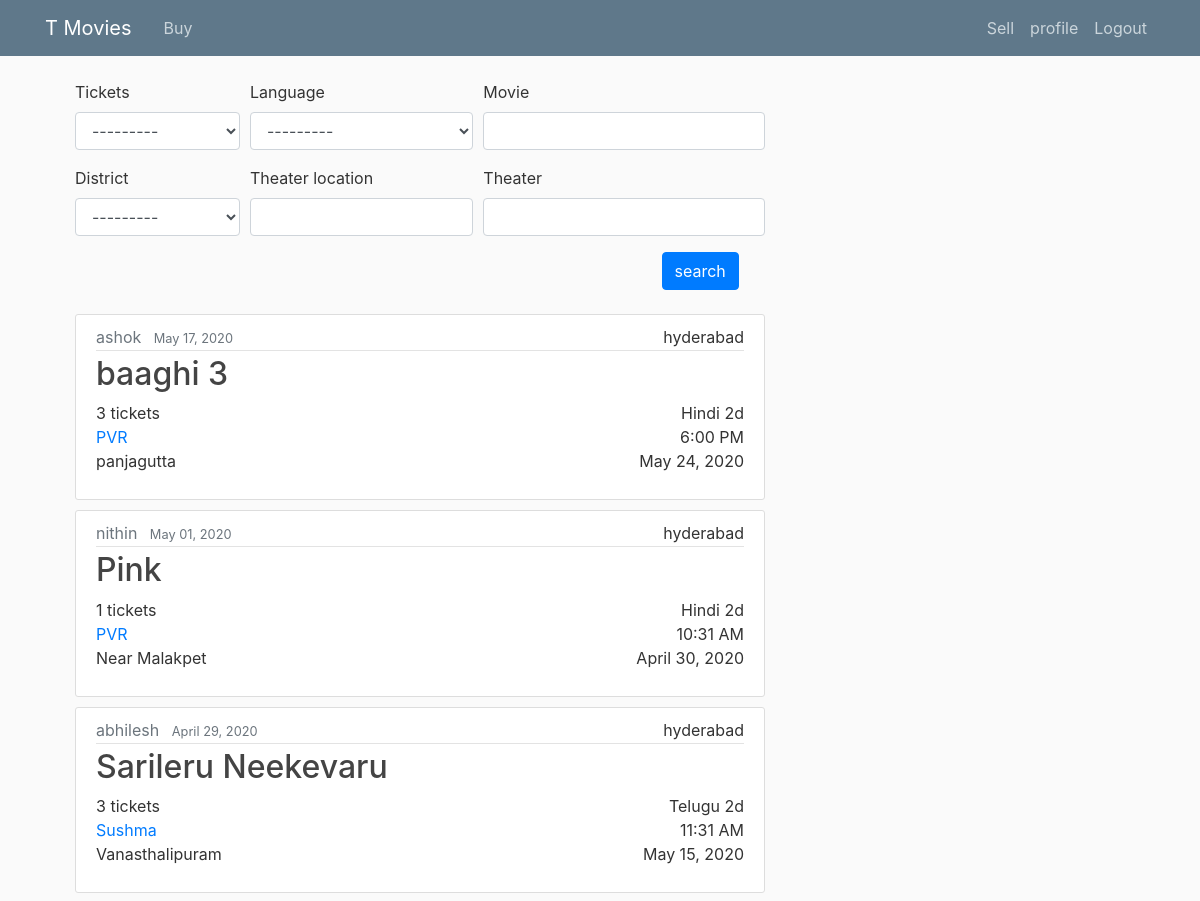
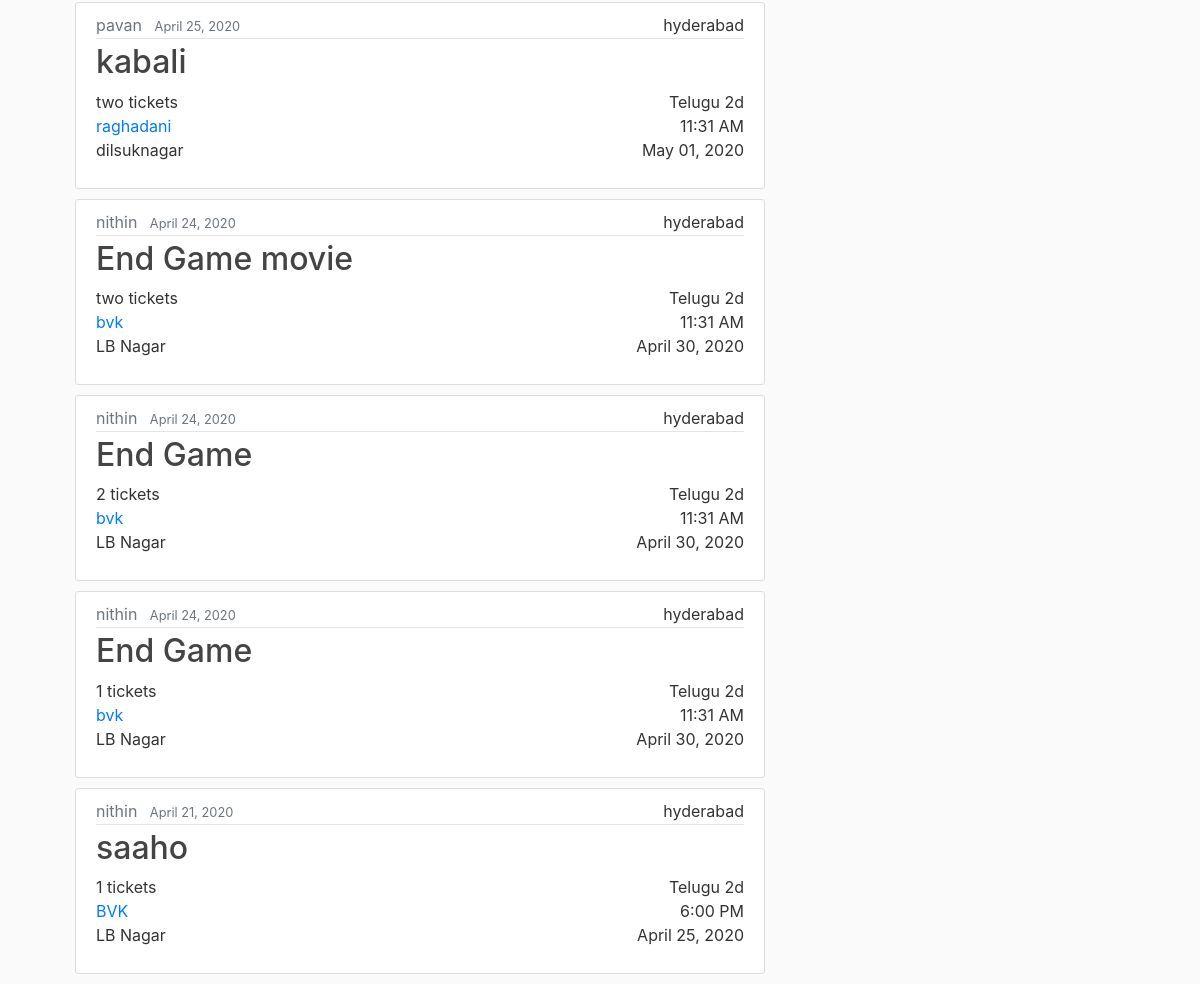
The app's page / (signed in) with its own data (2 pictures, top to bottom).
### post/models.py (models this page shows, shortened)
class Post(models.Model):
    movie= models.CharField(max_length=100)
    date_posted = models.DateTimeField(default=timezone.now)
    release_date=models.DateTimeField(blank=True,null=True)
    show_date=models.DateTimeField()
    cost=models.IntegerField()
    no_tickets=[
        ('1','1'),
        ('2','2'),
        ('3','3'),
        ('4','4'),
        ('5','5'),
        ('6','6'),
    ]
    tickets=models.CharField(max_length=10,choices=no_tickets,default='two')
    seatNo=models.CharField(max_length=100)
    theater=models.CharField(max_length=100)
    district_choice=[
        ('adilabad','Adilabad'),
        ('kothagudem','Kothagudem'),
        ('hyderabad','Hyderabad'),
        ('jagitial','Jagitial'),
        ('bhupalpalle','Bhupalpalle'),
        ('gadwal','Gadwal'),
        ('kamareddy','Kamareddy'),
        ('karimnagar','Karimnagar'),
        ('khammam','Khammam'),
        ('komaram bheem','Komaram Bheem'),
        ('mahabubabad','Mahabubabad'),
        ('mahabubnagar','Mahabubnagar'),
        ('mancherial','Mancherial'),
        ('medak','Medak'),
        ('medchal','Medchal'),
        ('mulugu','Mulugu'),
        ('nagarkurnool','Nagarkurnool'),
        ('narayanpet','Narayanpet'),
        ('nalgonda','Nalgonda'),
        ('nirmal','Nirmal'),
        ('nizamabad','Nizamabad'),
        ('peddapalli','Peddapalli'),
        ('sircilla','Sircilla'),
        ('ranga Reddy','Ranga Reddy'),
        ('sangareddy','Sangareddy'),
        ('siddipet','Siddipet'),
        ('suryapet','Suryapet'),
        ('vikarabad','Vikarabad'),
        ('wanaparthy','Wanaparthy'),
        ('warangal','Warangal'),
        ('yadadri bhuvanagiri','Yadadri Bhuvanagiri'),
    ]
    district=models.CharField(max_length=20,choices=district_choice,default='hyderabad')
    theater_location=models.TextField()
    cast=models.CharField(max_length=100)
    language_Choice=[
        ('Telugu','Telugu'),
        ('Hindi','Hindi'),
        ('English','English'),
        ('Malayalam','Malayalam'),
        ('kannada','kannada'),
    ]
    language=models.CharField(max_length=10, choices=language_Choice,default='Telugu')
    movie_Type=[
        ('2d','2D'),
        ('3d','3D'),
        ('imax2d','IMAX 2D'),
        ('imax3d','IMAX 3D'),
        ('4dx','4DX'),
        ('4dx3d','4DX 3D'),
        ('mx4d','MX4D'),
    ]
    movie_type=models.CharField(max_length=7, choices=movie_Type,default='2d')
    seller=models.ForeignKey(User,on_delete=models.CASCADE)

### post/views.py (the view)
class PostListView(ListView):
    model= Post
    context_object_name='posts'
    ordering=['-date_posted']
    paginate_by=20
    def get_context_data(self,**kwarags):
        context = super().get_context_data(**kwarags)
        context['filter']= PostFilter(self.request.GET,queryset=self.get_queryset())
        return context

### post/templates/post/post_list.html (shortened to what this page needs)
{% extends "post/base.html" %}
{% load crispy_forms_tags %}
{% block content %}
    <form method='GET'>
        <div class="form-row">
            <div class="form-group col-md-3 mb-0">
                {{ filter.form.tickets|as_crispy_field }}
            </div>
            <div class="form-group col-md-4 mb-0">
                {{ filter.form.language|as_crispy_field }}
            </div>
            <div class="form-group col-md-5 mb-0">
                {{ filter.form.movie|as_crispy_field }}
            </div>
            <div class="form-group col-md-3 mb-0">
                {{ filter.form.district|as_crispy_field }}
            </div>
            <div class="form-group col-md-4 mb-0">
                {{ filter.form.theater_location|as_crispy_field }}
            </div>
            <div class="form-group col-md-5 mb-0">
                {{ filter.form.theater|as_crispy_field }}
            </div>
        </div>
        <button type="submit" style="margin-left:85%;" class='btn btn-primary mb-4 '>search</button>
    </form>
    {% for post in filter.qs %}
        <article class="media content-section" onclick="window.location.href='{% url 'post_detail' post.id %}';"  >
            <div class="media-body">
                <div class="article-metadata">
                    <a class="text-muted mr-2" href="{%url 'user_posts' post.seller.username %}">{{ post.seller }}</a>
                    <small class="text-muted">{{ post.date_posted|date:"N d, Y" }}</small>
                    <div class="float-right">{{post.district}}</div>
                </div>
                <h2><a class="article-title" href="{%url 'movie_posts' post.movie %}">{{ post.movie }}</a></h2>
                <div class="float-right">{{post.language}} {{post.movie_type}}</div>
                <a>{{post.tickets}} tickets</a>
                <br>
                <div class="float-right">{{post.show_date|time:"g:i A"}}</div>
                <a class="article-content" href="#">{{ post.theater }}</a>
                <br>
                <div class="float-right">{{post.show_date|date:"N d, Y"}}</div>
                <p class="article-content">{{ post.theater_location }}</p>
            </div>
        </article>
    {% endfor %}
{% endblock content %}

### post/static/post/main.css (style rules this page uses)
body { background: #fafafa; color: #333333; margin-top: 5rem; }
h1, h2, h3, h4, h5, h6 { color: #444444; }
.content-section { background: #ffffff; padding: 10px 20px; border: 1px solid #dddddd; border-radius: 3px; margin-bottom: 10px; }
.article-title { color: #444444; }
.article-content { white-space: pre-line; }
.article-metadata { padding-bottom: 1px; margin-bottom: 4px; border-bottom: 1px solid #e3e3e3; }

### records on screen
Post: seller "ashok", date_posted "May 17, 2020", district "hyderabad", movie "baaghi 3", language "Hindi", movie_type "2d", tickets "3", show_date "6:00 PM", theater "PVR", show_date "May 24, 2020", theater_location "panjagutta"
Post: seller "nithin", date_posted "May 01, 2020", district "hyderabad", movie "Pink", language "Hindi", movie_type "2d", tickets "1", show_date "10:31 AM", theater "PVR", show_date "April 30, 2020", theater_location "Near Malakpet"
Post: seller "abhilesh", date_posted "April 29, 2020", district "hyderabad", movie "Sarileru Neekevaru", language "Telugu", movie_type "2d", tickets "3", show_date "11:31 AM", theater "Sushma", show_date "May 15, 2020", theater_location "Vanasthalipuram"
Post: seller "pavan", date_posted "April 25, 2020", district "hyderabad", movie "kabali", language "Telugu", movie_type "2d", tickets "two", show_date "11:31 AM", theater "raghadani", show_date "May 01, 2020", theater_location "dilsuknagar"
Post: seller "nithin", date_posted "April 24, 2020", district "hyderabad", movie "End Game movie", language "Telugu", movie_type "2d", tickets "two", show_date "11:31 AM", theater "bvk", show_date "April 30, 2020", theater_location "LB Nagar"
Post: seller "nithin", date_posted "April 24, 2020", district "hyderabad", movie "End Game", language "Telugu", movie_type "2d", tickets "2", show_date "11:31 AM", theater "bvk", show_date "April 30, 2020", theater_location "LB Nagar"
Post: seller "nithin", date_posted "April 24, 2020", district "hyderabad", movie "End Game", language "Telugu", movie_type "2d", tickets "1", show_date "11:31 AM", theater "bvk", show_date "April 30, 2020", theater_location "LB Nagar"
Post: seller "nithin", date_posted "April 21, 2020", district "hyderabad", movie "saaho", language "Telugu", movie_type "2d", tickets "1", show_date "6:00 PM", theater "BVK", show_date "April 25, 2020", theater_location "LB Nagar"
